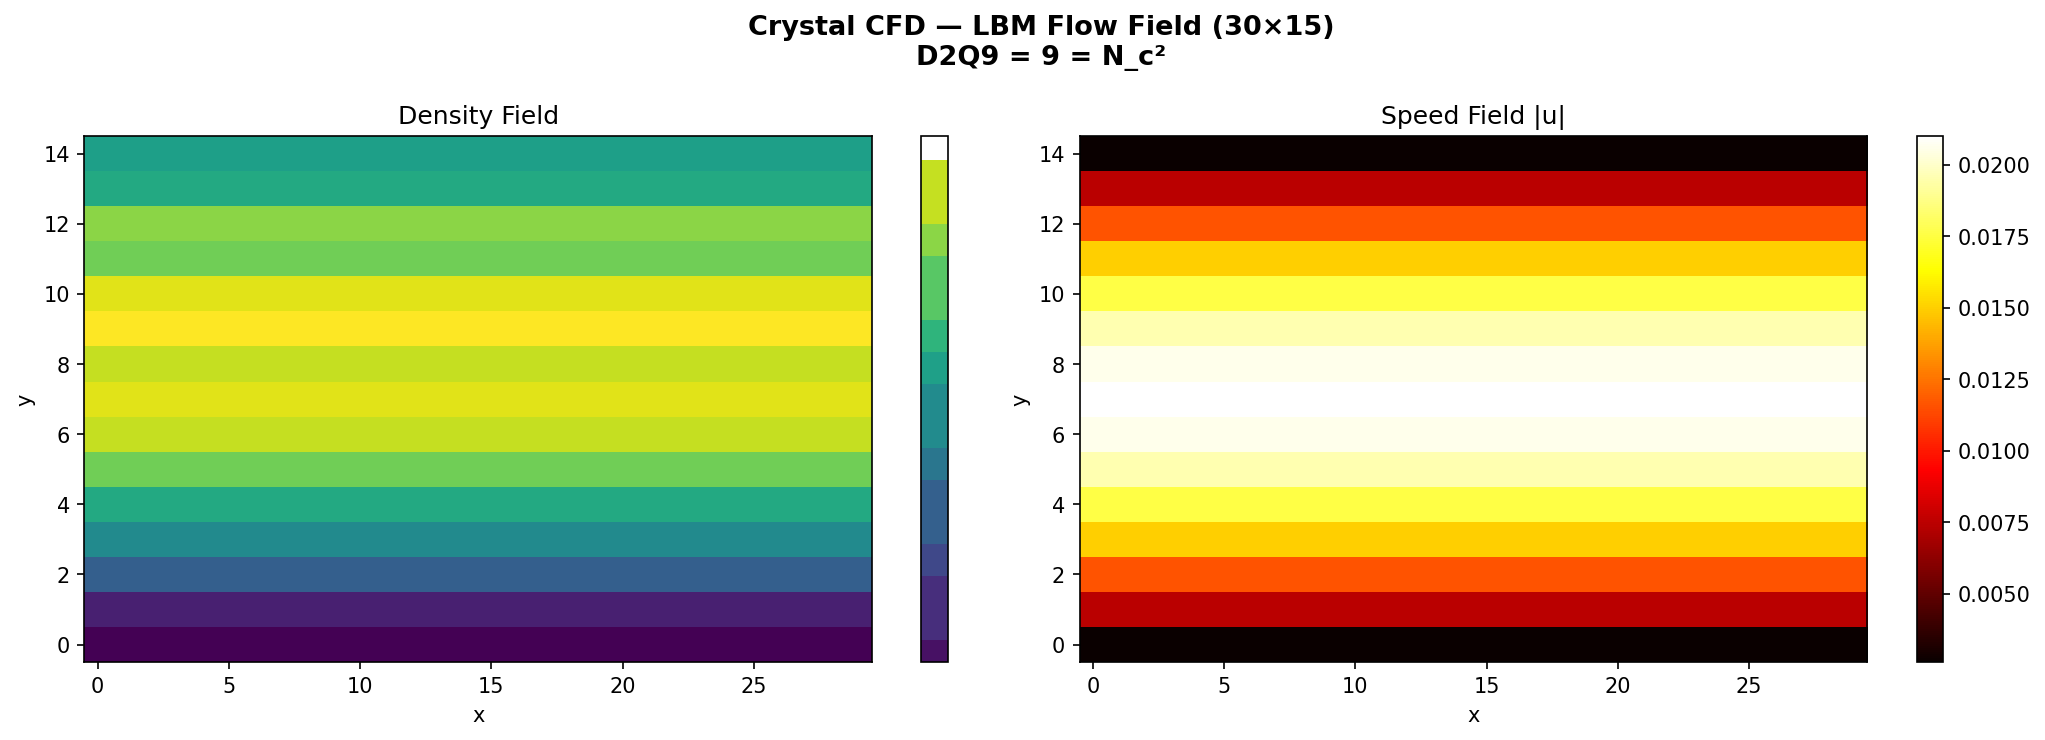

Source code (Python):
#!/usr/bin/env python3
"""Crystal CFD — LBM Flow Field Visualization"""
import crystal_toe as ct
import numpy as np
import matplotlib.pyplot as plt

toe = ct.Toe(); cfd = toe.cfd()
nx, ny = 30, 15
rho_field, speed_field = cfd.simulate(nx, ny, 0.7, 5e-5, 3000)

rho = np.array(rho_field).reshape(nx, ny)
speed = np.array(speed_field).reshape(nx, ny)

fig, axes = plt.subplots(1, 2, figsize=(14, 5))
fig.suptitle(f"Crystal CFD — LBM Flow Field ({nx}×{ny})\nD2Q9 = {cfd.d2q9_velocities()} = N_c²", fontsize=13, fontweight='bold')

im1 = axes[0].imshow(rho.T, origin='lower', cmap='viridis', aspect='auto')
plt.colorbar(im1, ax=axes[0]); axes[0].set_title('Density Field'); axes[0].set_xlabel('x'); axes[0].set_ylabel('y')

im2 = axes[1].imshow(speed.T, origin='lower', cmap='hot', aspect='auto')
plt.colorbar(im2, ax=axes[1]); axes[1].set_title('Speed Field |u|'); axes[1].set_xlabel('x'); axes[1].set_ylabel('y')

plt.tight_layout(); plt.savefig('cfd_flow_field.png', dpi=150, bbox_inches='tight'); plt.show()
